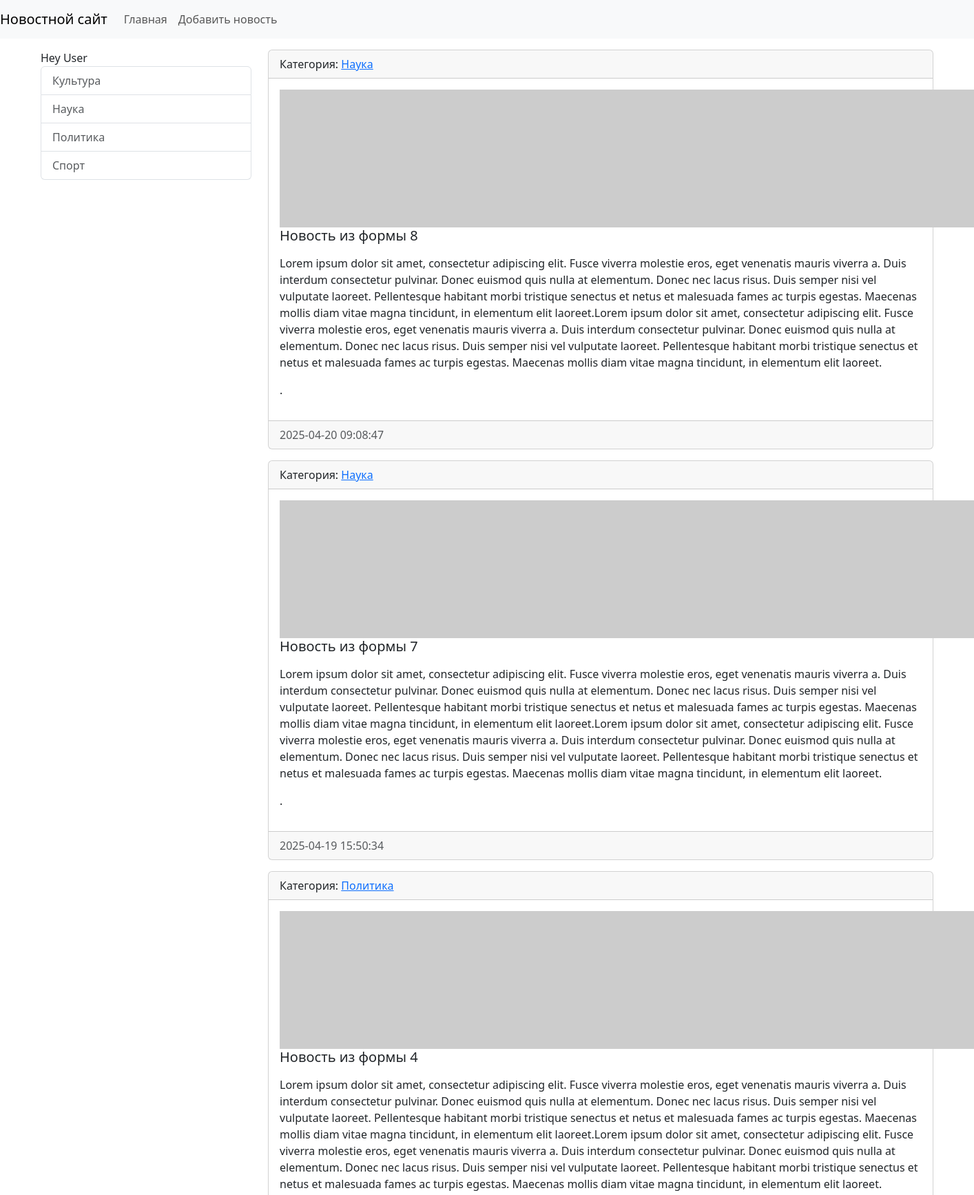
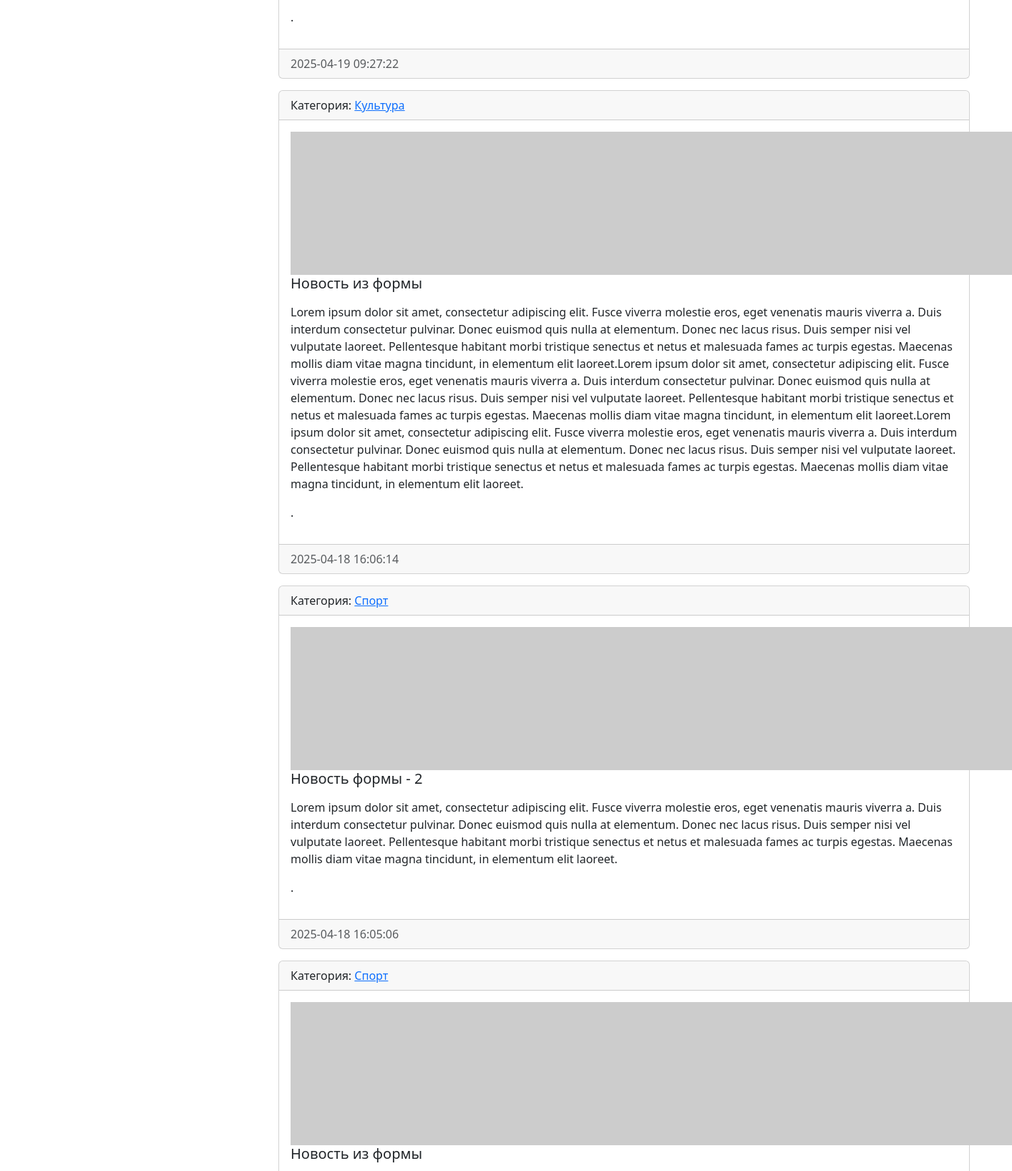
The page / (upper part) on the database its author committed (2 pictures, top to bottom).
### news/models.py (models this page shows, shortened)
class Category(models.Model):
    title = models.CharField(max_length=150, db_index=True, verbose_name='Наименование категории')
    def get_absolute_url(self):
        return reverse('category', kwargs={'category_id': self.pk})
    def __str__(self):
        return self.title
    class Meta:
        verbose_name = 'Категория'
        verbose_name_plural = 'Категории'
        ordering = ['title']

class News(models.Model):
    title = models.CharField(max_length=150, verbose_name='Наименование')
    content = models.TextField(blank=True, verbose_name='Контент')
    created_at = models.DateTimeField(auto_now_add=True, verbose_name='Дата публикации')
    updated_at = models.DateTimeField(auto_now=True, verbose_name='Дата обновления')
    photo = models.ImageField(upload_to='photos/%Y/%m/%d', verbose_name='Фото', blank=True)
    is_published = models.BooleanField(default=True, verbose_name='Опубликовано')
    category = models.ForeignKey('Category', on_delete=models.PROTECT, verbose_name='Наименование категория')
    class Meta:
        verbose_name = 'Новость'
        verbose_name_plural = 'Новости'
        ordering = ['-created_at']

### news/views.py (the view)
# urls.py: path('', HomeNews.as_view(), name='home'),
class HomeNews(ListView):
    model = News
    template_name = 'news/home_news_list.html'
    context_object_name = 'news'
    def get_context_data(self, **kwargs):
        context = super().get_context_data(**kwargs)
        context['title'] = 'Главная страница'
        return context
    def get_queryset(self):
        return News.objects.filter(is_published=True)

### news/templatetags/news_tags.py (called while the page is built)
@register.inclusion_tag('news/list_categories.html')
def show_categories(arg1='Hello', arg2='World'):
    categories = Category.objects.all()
    return {"categories": categories, "arg1": arg1, "arg2": arg2}

### news/templates/news/home_news_list.html (shortened to what this page needs)
{% extends 'base.html' %}
{% block sidebar %}
{% include 'inc/_sidebar.html' %}
{% endblock %}
{% block content %}
    {% for item in news %}
        <div class="card mb-3">
            <div class="card-header">
                Категория: <a href="{{  item.category.get_absolute_url }}">{{ item.category }}</a>
            </div>
            <div class="card-body">
                <div class="media">
                    {% if item.photo %}
                        <img src="{{ item.photo.url }}" alt="" width="350" class="mr-3">
                    {% else %}
                        <img src="https://picsum.photos/id/1060/200/348/?blur=2" alt="" class="mr-3">
                    {% endif %}
                    <div class="media-body">
                        <h5 class="card-title">{{ item.title }}</h5>
                        <p class="card-text">{{ item.content|safe|linebreaks }}.</p>
                    </div>
                </div>
            </div>
            <div class="card-footer text-muted">
                {{ item.created_at|date:"Y-m-d H:i:s" }}
            </div>
        </div>
    {%endfor%}
{% endblock %}

### news/templates/news/list_categories.html
<div class="list-group">
    {{ arg1 }} {{ arg2 }}
    {% for item in categories %}
        <a href="{{ item.get_absolute_url }}" class="list-group-item list-group-item-action">{{ item.title }}</a>
    {% endfor %}
</div>

### DjangoProject/static/css/style.css (style rules this page uses)
body { background-color: white; }

### rows shown on the page
Category: title "Культура"
Category: title "Наука"
Category: title "Политика"
Category: title "Спорт"
News: category "Наука", title "Новость из формы 8", content "Lorem ipsum dolor sit amet, consectetur adipiscing elit. Fusce viverra molestie eros, eget venenatis mauris viverra a. Duis interdum consectetur pulvinar. Donec euismod quis nulla at elementum. Donec nec lacus risus. Duis semper nisi vel vulputate laoreet. Pellentesque habitant morbi tristique senectus et netus et malesuada fames ac turpis egestas. Maecenas mollis diam vitae magna tincidunt, in elementum elit laoreet.Lorem ipsum dolor sit amet, consectetur adipiscing elit. Fusce viverra molestie eros, eget venenatis mauris viverra a. Duis interdum consectetur pulvinar. Donec euismod quis nulla at elementum. Donec nec lacus risus. Duis semper nisi vel vulputate laoreet. Pellentesque habitant…", created_at "2025-04-20 09:08:47"
News: category "Наука", title "Новость из формы 7", content "Lorem ipsum dolor sit amet, consectetur adipiscing elit. Fusce viverra molestie eros, eget venenatis mauris viverra a. Duis interdum consectetur pulvinar. Donec euismod quis nulla at elementum. Donec nec lacus risus. Duis semper nisi vel vulputate laoreet. Pellentesque habitant morbi tristique senectus et netus et malesuada fames ac turpis egestas. Maecenas mollis diam vitae magna tincidunt, in elementum elit laoreet.Lorem ipsum dolor sit amet, consectetur adipiscing elit. Fusce viverra molestie eros, eget venenatis mauris viverra a. Duis interdum consectetur pulvinar. Donec euismod quis nulla at elementum. Donec nec lacus risus. Duis semper nisi vel vulputate laoreet. Pellentesque habitant…", created_at "2025-04-19 15:50:34"
News: category "Политика", title "Новость из формы 4", content "Lorem ipsum dolor sit amet, consectetur adipiscing elit. Fusce viverra molestie eros, eget venenatis mauris viverra a. Duis interdum consectetur pulvinar. Donec euismod quis nulla at elementum. Donec nec lacus risus. Duis semper nisi vel vulputate laoreet. Pellentesque habitant morbi tristique senectus et netus et malesuada fames ac turpis egestas. Maecenas mollis diam vitae magna tincidunt, in elementum elit laoreet.Lorem ipsum dolor sit amet, consectetur adipiscing elit. Fusce viverra molestie eros, eget venenatis mauris viverra a. Duis interdum consectetur pulvinar. Donec euismod quis nulla at elementum. Donec nec lacus risus. Duis semper nisi vel vulputate laoreet. Pellentesque habitant…", created_at "2025-04-19 09:27:22"
News: category "Культура", title "Новость из формы", content "Lorem ipsum dolor sit amet, consectetur adipiscing elit. Fusce viverra molestie eros, eget venenatis mauris viverra a. Duis interdum consectetur pulvinar. Donec euismod quis nulla at elementum. Donec nec lacus risus. Duis semper nisi vel vulputate laoreet. Pellentesque habitant morbi tristique senectus et netus et malesuada fames ac turpis egestas. Maecenas mollis diam vitae magna tincidunt, in elementum elit laoreet.Lorem ipsum dolor sit amet, consectetur adipiscing elit. Fusce viverra molestie eros, eget venenatis mauris viverra a. Duis interdum consectetur pulvinar. Donec euismod quis nulla at elementum. Donec nec lacus risus. Duis semper nisi vel vulputate laoreet. Pellentesque habitant…", created_at "2025-04-18 16:06:14"
News: category "Спорт", title "Новость формы - 2", content "Lorem ipsum dolor sit amet, consectetur adipiscing elit. Fusce viverra molestie eros, eget venenatis mauris viverra a. Duis interdum consectetur pulvinar. Donec euismod quis nulla at elementum. Donec nec lacus risus. Duis semper nisi vel vulputate laoreet. Pellentesque habitant morbi tristique senectus et netus et malesuada fames ac turpis egestas. Maecenas mollis diam vitae magna tincidunt, in elementum elit laoreet.", created_at "2025-04-18 16:05:06"
News: category "Спорт", title "Новость из формы"

### other values the page prints
{{ arg1 }} "Hey"
{{ arg2 }} "User"
